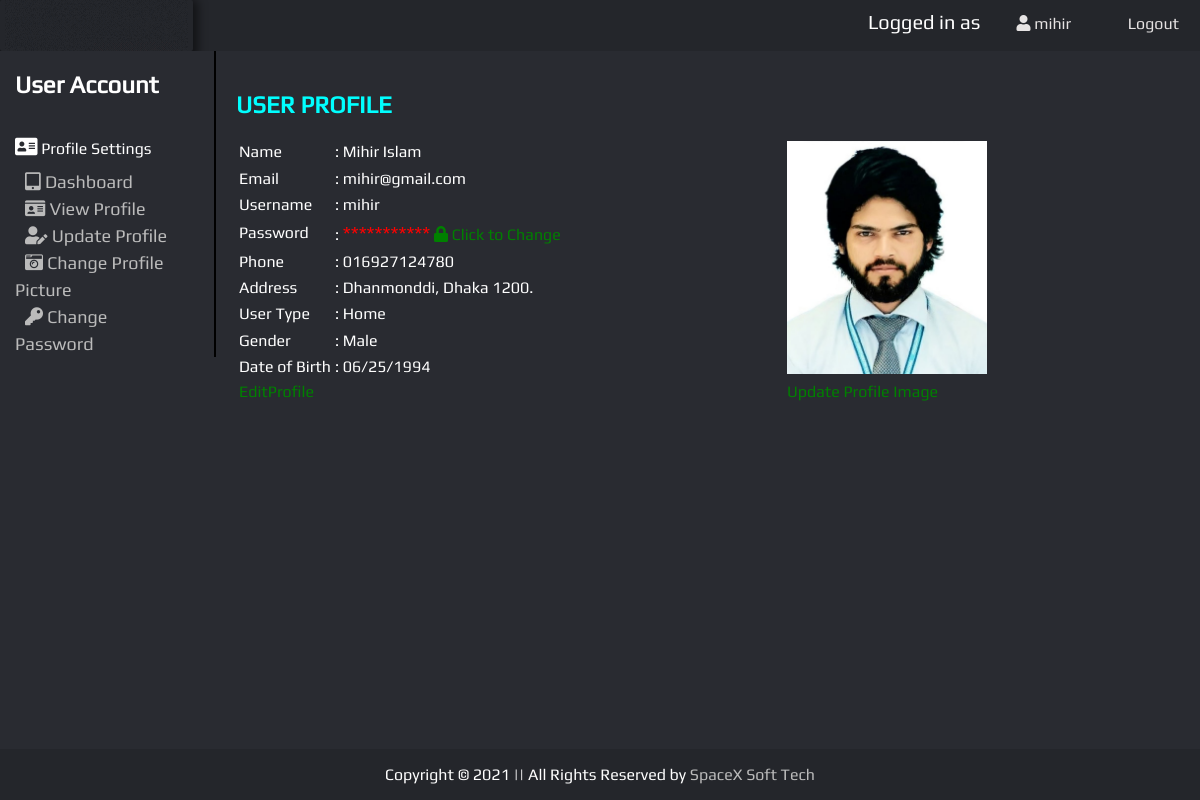
/user_view/view_userSessionProfile.php?user_id=0235235 (signed in), run on the app's committed database.
### tables this page shows
CREATE TABLE `userinfo` (
  `id` int(11) NOT NULL,
  `user_id` varchar(100) NOT NULL,
  `name` varchar(40) NOT NULL,
  `email` varchar(40) NOT NULL,
  `username` varchar(40) NOT NULL,
  `password` varchar(100) NOT NULL,
  `phone` varchar(40) NOT NULL,
  `address` varchar(100) NOT NULL,
  `usertype` varchar(40) NOT NULL,
  `gender` varchar(40) NOT NULL,
  `dob` varchar(40) NOT NULL,
  `image` text DEFAULT NULL
);

### model/user_model.php (called while the page is built, shortened)
<?php
    function showuser($user_id)
    {
        $conn = db_conn();
        $selectQuery = "SELECT * FROM `userinfo` where user_id = ?";
        try {
            $stmt = $conn->prepare($selectQuery);
            $stmt->execute([$user_id]);
        }
        catch (PDOException $e)
        {
            echo $e->getMessage();
        }
        $row = $stmt->fetch(PDO::FETCH_ASSOC);
        return $row;
    }
?>

### user_controller/userinfoCntrl.php (called while the page is built, shortened)
<?php
    require_once ('../model/user_model.php');
    function fetchuser($user_id)
    {
        return showuser($user_id);
    }
?>

### user_view/view_userSessionProfile.php (the view, shortened to what this page needs)
<?php
    include "../control/session.php" ;
    require_once '../user_controller/userinfoCntrl.php';
    $user = fetchuser($_GET['user_id']);
?>
<!DOCTYPE html>
<html lang="en">
<head>
    <link href="../resources/stylesheet/ife.css?v=<?php echo time(); ?>" rel="stylesheet">
</head>
<body>
    <?php include('../header_footer/header_after_login.php'); ?>
    <div class="main">
        <section>
            <h1 class="color-cyan">USER PROFILE</h1>
            <table>
                <tr>
                    <td><label for="name">Name</label></td>
                    <td style="width: 450px;">: <label><?php echo $user['name'] ?></label>
                    </td>
                    <td rowspan="9">
                        <img width="200px" src="../resources/img/user_img/<?php echo $user['image'] ?>"
                            alt="<?php echo $user['name'] ?>">
                    </td>
                </tr>
                <tr>
                    <td><label for="email">Email</label></td>
                    <td>: <label><?php echo $user['email'] ?></label></td>
                </tr>
                <tr>
                    <td><label for="username">Username</label></td>
                    <td>: <label><?php echo $user['username'] ?></label></td>
                </tr>
                <tr>
                    <td><label for="password">Password</label></td>
                    <td>: <span class="red font-size-20">***********</span><span><a href="../user_view/update_userSessionPassword.php?user_id=<?php echo $user['user_id'] ?>" class="green"> <i class="fas fa-lock"></i> Click to Change</a></span></td>
                </tr>
                <tr>
                    <td><label for="phone">Phone</label></td>
                    <td>: <label><?php echo $user['phone'] ?></label></td>
                </tr>
                <tr>
                    <td><label for="address">Address</label></td>
                    <td>: <label><?php echo $user['address'] ?></label></td>
                </tr>
                <tr>
                    <td><label for="type">User Type</label></td>
                    <td>: <label><?php echo $user['usertype'] ?></label></td>
                </tr>
                <tr>
                    <td><label for="gender">Gender</label></td>
                    <td>: <label><?php echo $user['gender'] ?></label></td>
                </tr>
                <tr>
                    <td><label for="dob">Date of Birth</label></td>
                    <td>: <label><?php echo $user['dob'] ?></label></td>
                </tr>
                <tr>
                    <td><a href="../user_view/update_userSessionProfile.php?user_id=<?php echo $user['user_id'] ?>" class="green">EditProfile</a></td>
                    <td></td>
                    <td><a href="../user_view/update_userSessionImage.php?user_id=<?php echo $user['user_id'] ?>" class="green">Update Profile Image</a></td>
                </tr>
            </table>
        </section>
    </div>
    <?php include('../header_footer/copyright.php'); ?>
</body>
</html>

### resources/stylesheet/ife.css (style rules this page uses)
* { box-sizing: border-box; }
body { margin: 0; padding:0; background-color: #292b31; font-family: Play; color: white; }
a { color: #bbbbbb; text-decoration: none; }
section { width: 82%; float: right; height: 500px; padding: 20px; }
.green { color: green; }
.red { color: #FF0000; }
.color-cyan { color:cyan; }
.font-size-20 { font-size: 20px; }

### data on the page
userinfo: name "Mihir Islam", image (picture), email "mihir@gmail.com", username "mihir", phone "016927124780", address "Dhanmonddi, Dhaka 1200.", usertype "Home", gender "Male", dob "06/25/1994"

### other printed values
$User "mihir"
